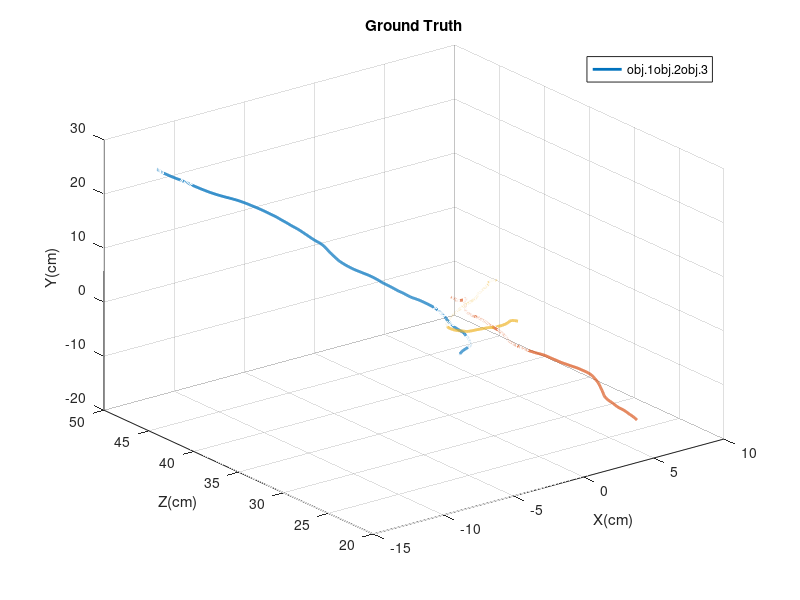

This chart was generated by the following MATLAB code: (Note: this script raises an error after producing the figure.)
%%% Tracking multiple objects using FMCW LiDAR

%% Load trajectory
load("multi_object.mat");
objnum=size(velo_gt,1);
frame_num = size(velo_gt,2);

sss=["obj.1","obj.2","obj.3"];

% show ground truth
figure;
for j=1:objnum
    plot3(squeeze(position_gt(j,:,1)), squeeze(position_gt(j,:,3)), squeeze(position_gt(j,:,2)), 'LineWidth', 2);  
    grid on;  
    xlabel('X(cm)');ylabel('Z(cm)');zlabel('Y(cm)');  
    title('Ground Truth'); hold on;
end
legend(sss);

%% Generate FMCW signal
d=20; % cm
pos1=[-d,d,0];
pos2=[d,d,0];
pos3=[d,-d,0];
pos4=[-d,-d,0];

pos=[pos1;pos2;pos3;pos4];

% bin resolution
fmcw_res=0.05; % cm
multi=40;%Doppler multiplier

calfft_array1=rand(frame_num*4,2000);
calfft_array2=rand(frame_num*4,2000);
dis_array_gt=zeros(objnum,frame_num,4);

inten=[1,1,1,1]*20;
% start to simulate
for i=1:frame_num
    for j=1:objnum
        point1=reshape(position_gt(j,i,:),[1,3]);
        rate=squeeze(velo_gt(j,i,:));
        for k=1:4
            index=4*(i-1)+k;
            dis_array_gt(j,i,k)=norm(pos(k,:)-point1);
            ind1=floor(norm(pos(k,:)-point1)/fmcw_res);
            offset1=floor(dot(-rate,point1-pos(k,:))/norm(point1-pos(k,:))*multi);
            calfft_array1(index,ind1-offset1)=calfft_array1(index,ind1-offset1)+inten(j);
            calfft_array2(index,ind1+offset1)=calfft_array2(index,ind1+offset1)+inten(j);
        end
    end
end

%% FMCW NLOS tracking
rate=zeros(objnum,frame_num,4); % radial speed

velo3d=zeros(objnum,frame_num,3);% 3D speed
dis3d=zeros(objnum,frame_num,3); % 3D position

rate(:,1,:)=(distance_array2(:,1,:)-distance_array1(:,1,:))/2/multi;
dis_array=(distance_array1+distance_array2)*fmcw_res/2;

for jj=1:objnum
   dis3d(jj,1,:)=localization(pos,[dis_array(jj,1,1); dis_array(jj,1,2); dis_array(jj,1,3);dis_array(jj,1,4)],[0,0,dis_array(jj,1,1)]);
   velo3d(jj,1,:)=get_velo([rate(jj,1,1);rate(jj,1,2);rate(jj,1,3);rate(jj,1,4)],pos,squeeze(dis3d(jj,1,:)));
end

% Find peak and Origin Identification
lastpeaks1=zeros(4,objnum);lastpeaks2=zeros(4,objnum);
for i=2:frame_num
    % First predict the next state
    pred_peak3d=zeros(objnum,3);
    for j=1:objnum
        pred_peak3d(j,:)=dis3d(j,i-1,:)+deltat*velo3d(j,i-1,:);
    end
    for k=1:4
        % Find peaks
        peak_indices1=find_fft_peak2(squeeze(calfft_array1(4*(i-1)+k,:)),objnum,5,3);
        peak_indices2=find_fft_peak2(squeeze(calfft_array2(4*(i-1)+k,:)),objnum,5,3);
        
        % Predict the peaks at the obtainted signal
        pred_peak1=zeros(1,objnum);pred_peak2=zeros(1,objnum);
        for j=1:objnum
            
            pred_ind=floor(norm(pred_peak3d(j,:)-pos(k,:))/fmcw_res);
            temp=squeeze(pred_peak3d(j,:)-pos(k,:));
            pred_offset=floor(dot(squeeze(velo3d(j,i-1,:)),temp)/norm(temp)*multi);
            pred_peak1(j)=pred_ind-pred_offset;
            pred_peak2(j)=pred_ind+pred_offset;
        end
        % Origin Identification
        if i==2
            peak1=origin_identify(peak_indices1,pred_peak1);lastpeaks1(k,:)=sort(peak1);
            peak2=origin_identify(peak_indices2,pred_peak2);lastpeaks2(k,:)=sort(peak2);
        else
            peak1=origin_identify2(peak_indices1,pred_peak1,squeeze(lastpeaks1(k,:)));lastpeaks1(k,:)=sort(peak1);
            peak2=origin_identify2(peak_indices2,pred_peak2,squeeze(lastpeaks1(k,:)));lastpeaks2(k,:)=sort(peak2);
        end
        for j=1:objnum
            distance_array1(j,i,k)=peak1(j);distance_array2(j,i,k)=peak2(j);
            rate(j,i,k)=(peak2(j)-peak1(j))/2/multi;
            dis_array(j,i,k)=(peak2(j)+peak1(j))*fmcw_res/2;
        end
    end
    % calculate 3D position and speed
    for jj=1:objnum
        xx=localization(pos,[dis_array(jj,i,1); dis_array(jj,i,2); dis_array(jj,i,3);dis_array(jj,i,4)],squeeze(dis3d(jj,i-1,:)));
        dis3d(jj,i,:)=xx;
        
        vv=[rate(jj,i,1);rate(jj,i,2);rate(jj,i,3);rate(jj,i,4)];
        velo3d(jj,i,:)=get_velo(vv,pos,xx);
    end
end

%% Visualization
mycolor=[255,33,222;136,195,102;255,101,0]/256;
colorstr=["spring","summer","autumn","winter"];

figure;
dis_draw=squeeze(dis3d(1,1:20:end,:));colors1=colormap(colorstr(1));colors1=colors1(1:68,:);colorIndices = round(interp1(linspace(0, 1, size(colors1,1)), 1:size(colors1,1), linspace(0, 1, size(dis_draw,1)), 'linear', 'extrap'));p1=scatter3(dis_draw(:,1),dis_draw(:,3),dis_draw(:,2),10,colors1(colorIndices, :),'filled');hold on;
dis_draw=squeeze(dis3d(2,1:20:end,:));colors2=colormap(colorstr(2));colors2=colors2(68:208,:);colorIndices = round(interp1(linspace(0, 1, size(colors2,1)), 1:size(colors2,1), linspace(0, 1, size(dis_draw,1)), 'linear', 'extrap'));p2=scatter3(dis_draw(:,1),dis_draw(:,3),dis_draw(:,2),10,colors2(colorIndices, :),'filled');hold on;
dis_draw=squeeze(dis3d(3,1:20:end,:));colors3=colormap(colorstr(3));colors3=colors3(1:208,:);colorIndices = round(interp1(linspace(0, 1, size(colors3,1)), 1:size(colors3,1), linspace(0, 1, size(dis_draw,1)), 'linear', 'extrap'));p3=scatter3(dis_draw(:,1),dis_draw(:,3),dis_draw(:,2),10,colors3(colorIndices, :),'filled');hold on;

for j=1:objnum
dis_draw=squeeze(dis3d(j,:,:));
plot3(dis_draw(:,1),dis_draw(:,3),dis_draw(:,2),'color',mycolor(j,:));
hold on;
end
xlabel('X(cm)');ylabel('Z(cm)');zlabel('Y(cm)');
legend([p1,p2,p3],sss);

% three point localization:
% pos:position of the scanning points
% dist:radial distance
function xx=localization(pos,dist,lastxx)
    objective = @(x)sum((sqrt(sum((x -pos).^2,2)) - dist).^2);  

    x0=[lastxx(1),lastxx(2),lastxx(3)];
    nonlcon = [];  
    lb = [-inf, -inf, 0];
    ub = [inf, inf, inf];  

    options=optimset('Algorithm','sqp','MaxIter',1e3,'display','off');
    [xx, fval,~,~] = fmincon(objective, x0, [], [], [], [], lb, ub, nonlcon, options);
    disp(fval);
    if fval>0.01
        disp(xx);
    end
end

function velo=get_velo(vv,pos,target_pos)
    target_pos2=reshape(target_pos,size(pos(1,:)));
    a1=pos(1,:)-target_pos2;a1=a1/norm(a1);
    a2=pos(2,:)-target_pos2;a2=a2/norm(a2);
    a3=pos(3,:)-target_pos2;a3=a3/norm(a3);
    a4=pos(4,:)-target_pos2;a4=a4/norm(a4);
    a=[a1;a2;a3;a4];
    velo=-inv(a'*a+0.0*eye(3))*(a'*vv);
end